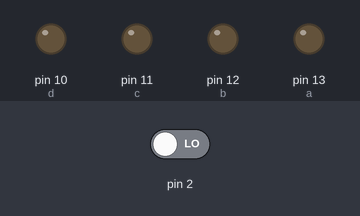
This sketch was run on a simulated Arduino Uno, built with avr-gcc and run on an emulated ATmega328P. Shown: output pins drawn as LEDs (lit = HIGH). Dashed ring = blinking. The test bench sets the inputs (shaded band); at power-on: pin 2 LOW.

Above: at 1.2 s.
1.3 s: pin 2 driven HIGH
At 4.1 s:
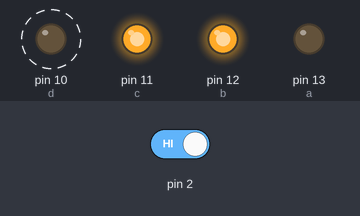
4.3 s: pin 2 driven LOW
At 5.0 s:
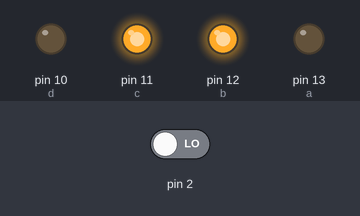
5.8 s: pin 2 driven HIGH
At 7.2 s:
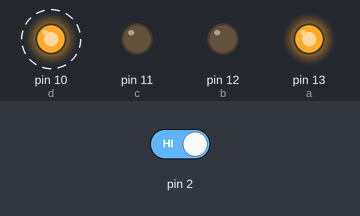
Timing chart, 0 to 14.8 s (numbered marks = the images above; inputs shaded):
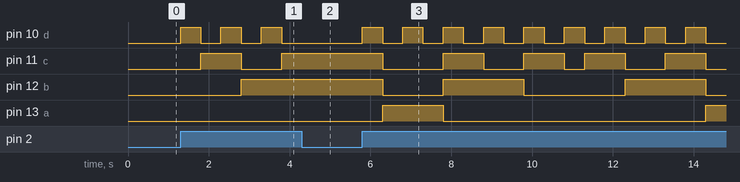

Measured:
- after the input at 1.3 s, pin 10 (d): alternates HIGH for 0.50 s and LOW for 0.50 s, starting at once; pin 11 (c): LOW → HIGH after 0.50 s, → LOW 1.0 s later, → HIGH 1.0 s later; pin 12 (b): LOW → HIGH after 1.5 s
- after the input at 4.3 s, pin 10 (d): stays LOW (without the input it goes to HIGH after 0.00 s); pin 11 (c), pin 12 (b): stays HIGH (without the input it goes to LOW after 0.50 s); pin 13 (a): stays LOW (without the input it goes to HIGH after 0.50 s)
- after the input at 5.8 s, pin 10 (d): alternates HIGH for 0.50 s and LOW for 0.50 s, starting at once; pin 11 (c): HIGH → LOW after 0.50 s, → HIGH 1.5 s later, → LOW 1.0 s later, → HIGH 1.0 s later, … (9 changes in this stretch)

The sketch:

bcd_assignment.ino
```cpp
int a =13;
int b =12;
int c = 11;
int d = 10;
bool con;
int x=1;
//int y=1;
void setup() {
  // put your setup code here, to run once:
  pinMode(2,INPUT);
  pinMode(a,OUTPUT);
  pinMode(b,OUTPUT);
  pinMode(c,OUTPUT);
  pinMode(d,OUTPUT);
//  Serial.begin(9600);
}

void loop() {
  // put your main code here, to run repeatedly:
//  Serial.available();
 con= digitalRead(2);

  if(con==HIGH && x==1){
      digitalWrite(a,LOW);
      digitalWrite(b,LOW);
      digitalWrite(c,LOW);
      digitalWrite(d,HIGH);
      con =LOW;
      x++;
      delay(500);
    }
      else if(con==HIGH && x==2){
      digitalWrite(a,LOW);
      digitalWrite(b,LOW);
      digitalWrite(c,HIGH);
      digitalWrite(d,LOW);
      con =LOW;
      x++;
      delay(500);
    }
      else if(con==HIGH && x==3){
      digitalWrite(a,LOW);
      digitalWrite(b,LOW);
      digitalWrite(c,HIGH);
      digitalWrite(d,HIGH);
      con =LOW;
      x++;
      delay(500);
    }
      else if(con==HIGH && x==4){
      digitalWrite(a,LOW);
      digitalWrite(b,HIGH);
      digitalWrite(c,LOW);
      digitalWrite(d,LOW);
      con =LOW;
      x++;
      delay(500);
    }
      else if(con==HIGH && x==5){
      digitalWrite(a,LOW);
      digitalWrite(b,HIGH);
      digitalWrite(c,LOW);
      digitalWrite(d,HIGH);
      con =LOW;
      x++;
      delay(500);
    }
      else if(con==HIGH && x==6){
      digitalWrite(a,LOW);
      digitalWrite(b,HIGH);
      digitalWrite(c,HIGH);
      digitalWrite(d,LOW);
      con =LOW;
      x++;
      delay(500);
    }
      else if(con==HIGH && x==7){
      digitalWrite(a,LOW);
      digitalWrite(b,HIGH);
      digitalWrite(c,HIGH);
      digitalWrite(d,HIGH);
      con =LOW;
      x++;
      delay(500);
    }
      else if(con==HIGH && x==8){
      digitalWrite(a,HIGH);
      digitalWrite(b,LOW);
      digitalWrite(c,LOW);
      digitalWrite(d,LOW);
      con =LOW;
      x++;
      delay(500);
    }
      else if(con==HIGH && x==9){
      digitalWrite(a,HIGH);
      digitalWrite(b,LOW);
      digitalWrite(c,LOW);
      digitalWrite(d,HIGH);
      con =LOW;
      x++;
      delay(500);
    }
//  Reverse func
      else if(con==HIGH && x==10){
      digitalWrite(a,HIGH);
      digitalWrite(b,LOW);
      digitalWrite(c,LOW);
      digitalWrite(d,LOW);
      con =LOW;
      x++;
      delay(500);
    }
      else if(con==HIGH && x==11){
      digitalWrite(a,LOW);
      digitalWrite(b,HIGH);
      digitalWrite(c,HIGH);
      digitalWrite(d,HIGH);
      con =LOW;
      x++;
      delay(500);
    }
          else if(con==HIGH && x==12){
      digitalWrite(a,LOW);
      digitalWrite(b,HIGH);
      digitalWrite(c,HIGH);
      digitalWrite(d,LOW);
      con =LOW;
      x++;
      delay(500);
    }
      else if(con==HIGH && x==13){
      digitalWrite(a,LOW);
      digitalWrite(b,HIGH);
      digitalWrite(c,LOW);
      digitalWrite(d,HIGH);
      con =LOW;
      x++;
      delay(500);
    }
          else if(con==HIGH && x==14){
      digitalWrite(a,LOW);
      digitalWrite(b,HIGH);
      digitalWrite(c,LOW);
      digitalWrite(d,LOW);
      con =LOW;
      x++;
      delay(500);
    }
      else if(con==HIGH && x==15){
      digitalWrite(a,LOW);
      digitalWrite(b,LOW);
      digitalWrite(c,HIGH);
      digitalWrite(d,HIGH);
      con =LOW;
      x++;
      delay(500);
    }
      else if(con==HIGH && x==16){
      digitalWrite(a,LOW);
      digitalWrite(b,LOW);
      digitalWrite(c,HIGH);
      digitalWrite(d,LOW);
      con =LOW;
      x++;
      delay(500);
    }
      else if(con==HIGH && x==17){
      digitalWrite(a,LOW);
      digitalWrite(b,LOW);
      digitalWrite(c,LOW);
      digitalWrite(d,HIGH);
      x=1;
    }


}
```
